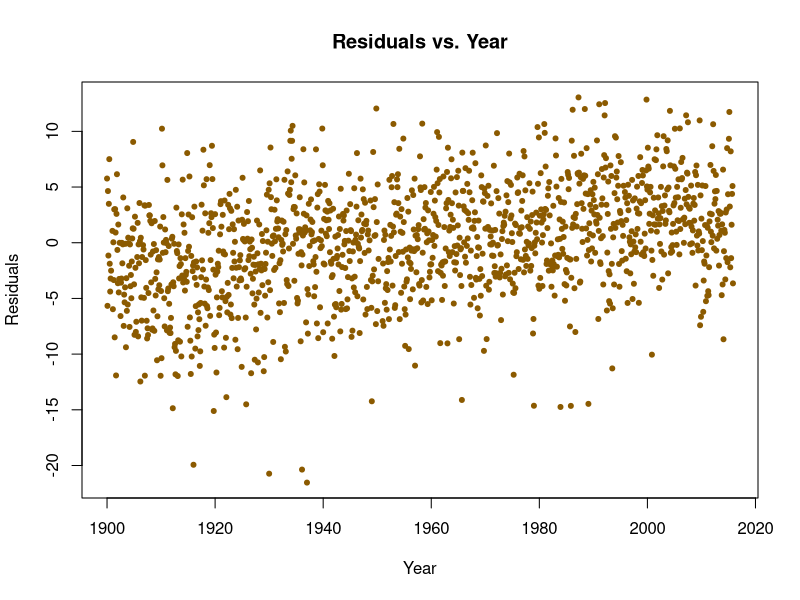
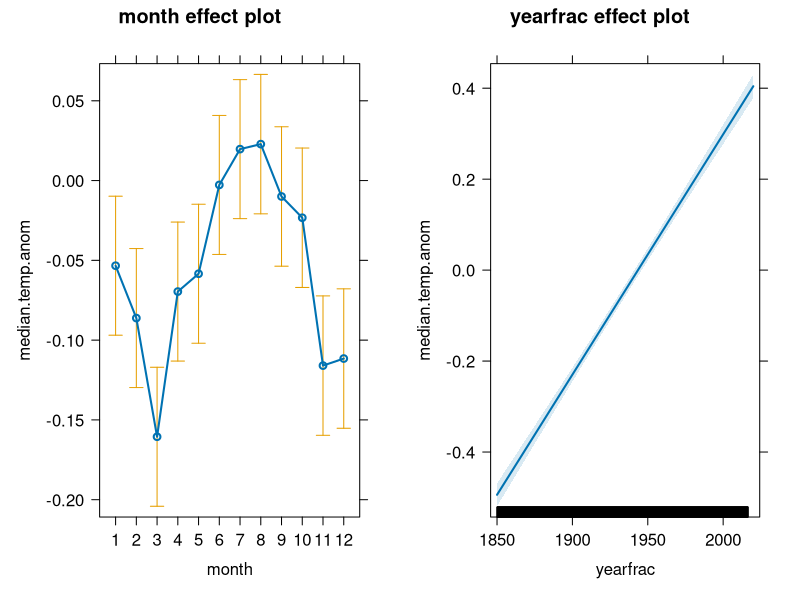
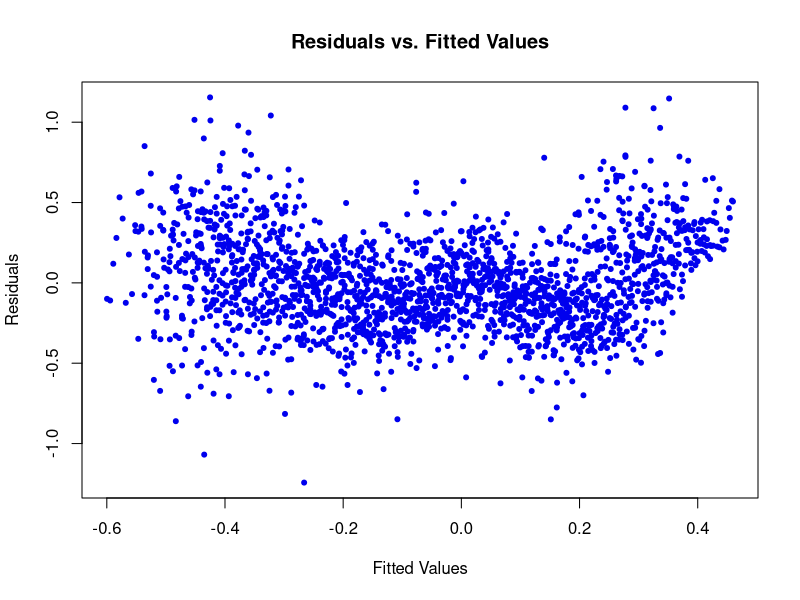

Write R code to recreate these figures, in order.
## ---- chunk 1
knitr::opts_chunk$set(echo = TRUE)
## ---- chunk 2
weather = read.csv("rawbozemandata.csv", header = TRUE)

weather$YEAR = substr(as.character(weather$DATE), 0,nchar(weather$DATE)-2)
weather$MONTH = as.factor(substr(as.character(weather$DATE),5,nchar(weather$DATE)))
weather$year = (floor(weather$DATE/100))
weather$Month<-round((weather$DATE/100-weather$year)*100,1)
weather$Yearfrac<-weather$year+(weather$Month-1)/12 #makes it an integer variable
#fit the linear model
lm.weather = lm(MMXT ~ MONTH, data = weather)
#lm.weather$residuals
plot(weather$Yearfrac, lm.weather$residuals, pch = 20, col = "orange4",
     main = "Residuals vs. Year", xlab = "Year", ylab = "Residuals")
## ---- chunk 3
lm.seasoned <- lm(MMXT ~ Yearfrac + MONTH, data = weather)
lm.deseasoned <- lm(lm.weather$residuals ~ Yearfrac, data = weather)
summary(lm.seasoned)
summary(lm.deseasoned)
## ---- chunk 4
hadcrut <- read.table('HadCRUT.4.4.0.0.monthly_nh.txt',
                      col.names = c('Date', 'median.temp.anom',
                                    'bias.l95', 'bias.u95',
                                    'meas.l95', 'meas.u95',
                                    'coverage.l95', 'coverage.u95',
                                    'error.l95', 'error.u95',
                                    'l95', 'u95'))
hadcrut.ts <- ts(hadcrut$median.temp.anom, start = 1850, frequency = 12)
## ---- chunk 5
hadcrut$yearfrac <- as.vector(time(hadcrut.ts))
hadcrut$month <- factor(round(1 + 12 * (hadcrut$yearfrac %% 1), 0))
had.lm1 <- lm(median.temp.anom ~ month + yearfrac, data = hadcrut)
summary(had.lm1)

require(effects)
plot(allEffects(had.lm1))
## ---- chunk 6
plot(had.lm1$fitted.values, had.lm1$residuals, pch = 20, col = "blue2", main = "Residuals vs. Fitted Values", xlab = "Fitted Values", ylab = "Residuals")


## ---- chunk 7
for (i in 1:10){
had.lm.poly = lm(median.temp.anom ~ poly(yearfrac,i,raw = TRUE), data = hadcrut)
print(summary(had.lm.poly))
}
## ---- chunk 8

## ---- chunk 9

## ---- chunk 10
sessionInfo()$R.version$nickname
getRversion()
